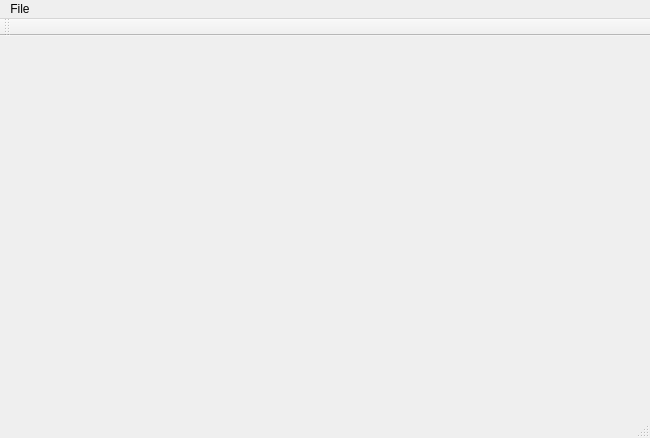
<?xml version="1.0" encoding="UTF-8"?>
<ui version="4.0">
 <class>FrenzyWindow</class>
 <widget class="QMainWindow" name="FrenzyWindow">
  <property name="geometry">
   <rect>
    <x>0</x>
    <y>0</y>
    <width>650</width>
    <height>438</height>
   </rect>
  </property>
  <property name="windowTitle">
   <string>FrenzyWindow</string>
  </property>
  <widget class="QWidget" name="centralWidget"/>
  <widget class="QMenuBar" name="menuBar">
   <property name="geometry">
    <rect>
     <x>0</x>
     <y>0</y>
     <width>650</width>
     <height>25</height>
    </rect>
   </property>
   <widget class="QMenu" name="menuFile">
    <property name="title">
     <string>File</string>
    </property>
    <addaction name="actionNew"/>
    <addaction name="actionPause"/>
    <addaction name="actionExit"/>
   </widget>
   <addaction name="menuFile"/>
  </widget>
  <widget class="QToolBar" name="mainToolBar">
   <attribute name="toolBarArea">
    <enum>TopToolBarArea</enum>
   </attribute>
   <attribute name="toolBarBreak">
    <bool>false</bool>
   </attribute>
  </widget>
  <widget class="QStatusBar" name="statusBar"/>
  <action name="actionNew">
   <property name="text">
    <string>New</string>
   </property>
  </action>
  <action name="actionPause">
   <property name="text">
    <string>Pause</string>
   </property>
  </action>
  <action name="actionExit">
   <property name="text">
    <string>Exit</string>
   </property>
  </action>
 </widget>
 <layoutdefault spacing="6" margin="11"/>
 <resources/>
 <connections/>
</ui>
